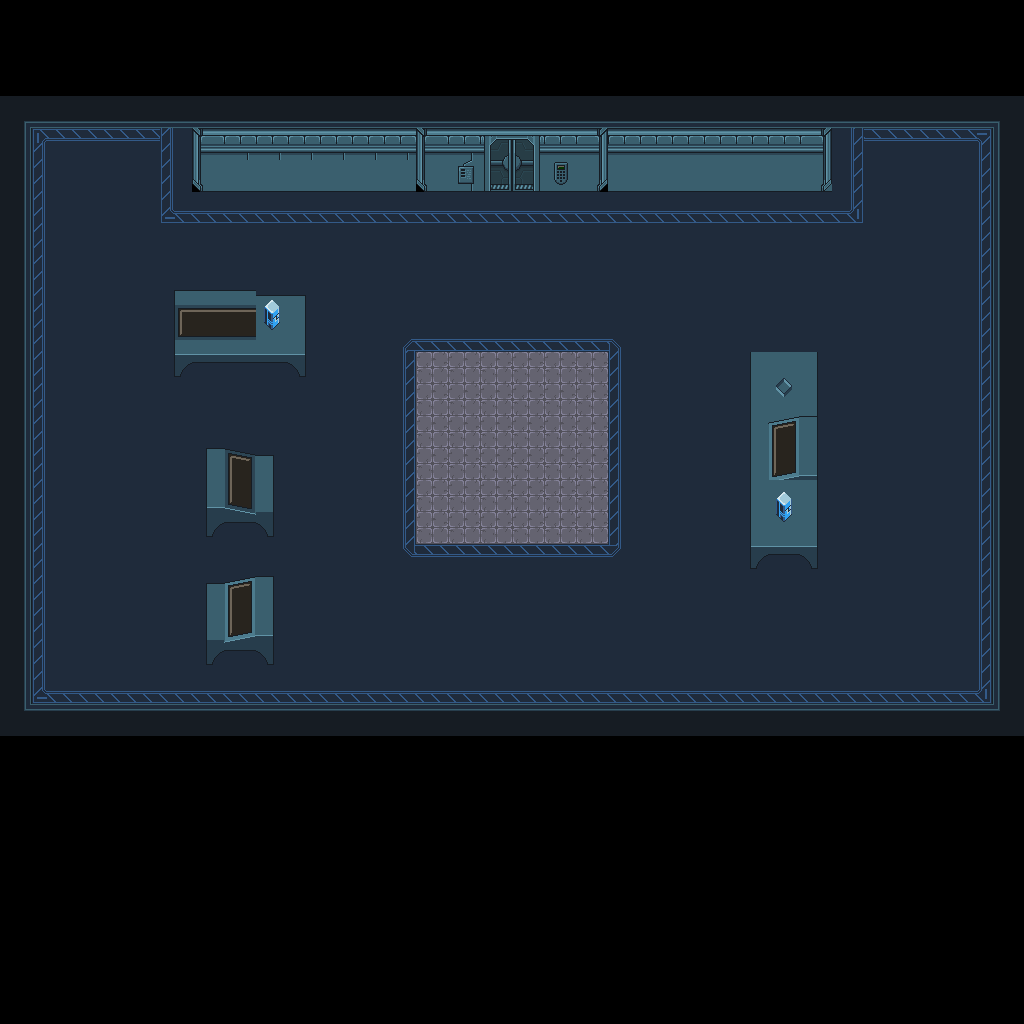

A level layout from a 2D game, rendered from its tile map. Below: a short description, then the map file with tile-grid data replaced by summaries:
An orthogonal 32x32 tile map with 32x32 px tiles, 4 tile layers (base, Gate, Wall, Props).

<map version="1.10" tiledversion="1.10.2" orientation="orthogonal" renderorder="right-down" width="32" height="32" tilewidth="32" tileheight="32" infinite="0" nextlayerid="8" nextobjectid="1">
 <editorsettings>
  <export target="emoji.json" format="json" />
 </editorsettings>
 <tileset firstgid="1" name="tilesetscifi" tilewidth="32" tileheight="32" tilecount="112" columns="14">
  <image source="tilesetscifi.png" width="448" height="256" />
 </tileset>
 <layer id="6" name="base" width="32" height="32">
  <data>[1024 cells, 342 non-empty, 1 distinct tile ids]</data>
 </layer>
 <layer id="5" name="Gate" width="32" height="32">
  <data>[1024 cells, 5 non-empty, 5 distinct tile ids]</data>
 </layer>
 <layer id="3" name="Wall" width="32" height="32">
  <data>[1024 cells, 352 non-empty, 55 distinct tile ids]</data>
 </layer>
 <layer id="7" name="Props" width="32" height="32">
  <data>[1024 cells, 12 non-empty, 10 distinct tile ids]</data>
 </layer>
</map>
